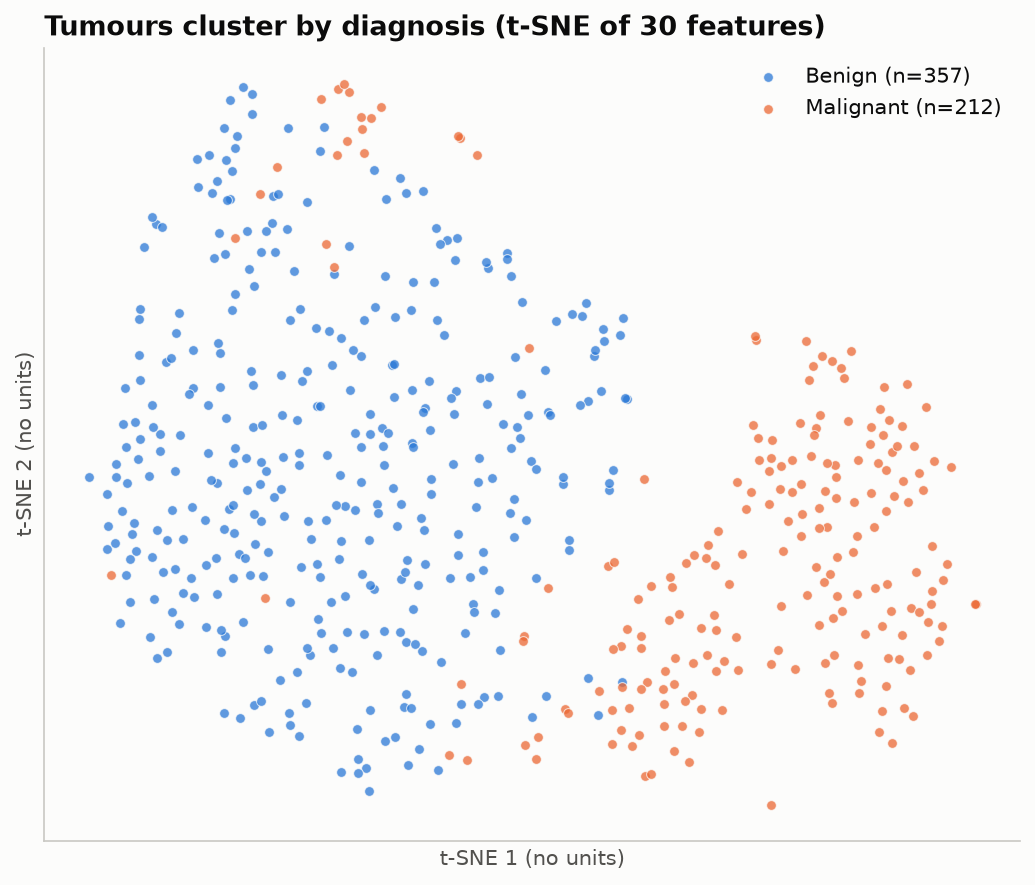

Source code (Python):
"""
t-SNE / UMAP Embedding  -  family: Correlation

DESIGN PURPOSE
A non-linear projection that places observations with similar profiles near
each other in 2-D. It shows local neighbourhoods, clusters and how well
labelled groups separate in high-dimensional data.

WHEN TO USE
  - Explore whether high-dimensional samples (patients, cells, documents) form
    clusters
  - Check whether known labels correspond to natural groupings in the features
  - Present single-cell, omics or embedding-model output

AVOID WHEN
  - You want to read distances or sizes between clusters (t-SNE does not
    preserve them)
  - The axes would be interpreted as variables (they have no meaning)
  - There are few variables, or a linear method such as PCA already shows the
    structure

ALTERNATIVES
  - PCA biplot (linear, interpretable axes)
  - UMAP (umap-learn package; faster, keeps more global structure)
  - Clustered heatmap

EXAMPLE
The real Breast Cancer Wisconsin (Diagnostic) dataset bundled with scikit-
learn (load_breast_cancer). It has 569 tumours, each with 30 cell-nucleus
measurements and a benign/malignant diagnosis.

Run:  python tsne_embedding.py
"""
import sys
from pathlib import Path

import numpy as np
import pandas as pd
import matplotlib.pyplot as plt

# Library style: categorical colors in fixed order, recessive axes, hairline grid.
PALETTE = ["#2a78d6", "#eb6834", "#1baf7a", "#eda100",
           "#e87ba4", "#008300", "#6250d6", "#e34948"]
SEQ_CMAP = "Blues"      # sequential: one hue, light -> dark
DIV_CMAP = "RdBu_r"     # diverging: two opposite hues, neutral midpoint
GRAY = "#b8b7b1"        # de-emphasised marks
plt.rcParams.update({
    "figure.figsize": (8, 4.8), "figure.dpi": 110, "figure.facecolor": "#fcfcfb",
    "axes.facecolor": "#fcfcfb", "axes.edgecolor": "#c9c8c3", "axes.linewidth": 0.8,
    "axes.spines.top": False, "axes.spines.right": False,
    "axes.grid": True, "grid.color": "#e6e5e1", "grid.linewidth": 0.6, "axes.axisbelow": True,
    "axes.prop_cycle": plt.cycler(color=PALETTE),
    "axes.titlesize": 13, "axes.titleweight": "bold", "axes.titlelocation": "left",
    "axes.labelcolor": "#52514e", "xtick.color": "#52514e", "ytick.color": "#52514e",
    "text.color": "#0b0b0b", "font.size": 10, "lines.linewidth": 2,
    "legend.frameon": False,
})

from sklearn.datasets import load_breast_cancer
from sklearn.manifold import TSNE
from sklearn.preprocessing import StandardScaler

# --- Example data ------------------------------------------------------------
bc = load_breast_cancer(as_frame=True)
Z = StandardScaler().fit_transform(bc.data)
emb = TSNE(n_components=2, perplexity=30, init="pca", random_state=0).fit_transform(Z)
df = pd.DataFrame(emb, columns=["dim1", "dim2"])
df["diagnosis"] = bc.target.map({0: "Malignant", 1: "Benign"})
df["diagnosis"].value_counts()

# --- Plot --------------------------------------------------------------------
fig, ax = plt.subplots(figsize=(7, 6))
for color, label in zip(PALETTE, ["Benign", "Malignant"]):
    g = df[df["diagnosis"] == label]
    ax.scatter(g["dim1"], g["dim2"], s=22, alpha=0.75, color=color,
               edgecolor="#fcfcfb", linewidth=0.5, label=f"{label} (n={len(g)})")
ax.set_xticks([])
ax.set_yticks([])
ax.grid(False)
ax.set_xlabel("t-SNE 1 (no units)")
ax.set_ylabel("t-SNE 2 (no units)")
ax.set_title("Tumours cluster by diagnosis (t-SNE of 30 features)")
ax.legend(loc="best")
fig.tight_layout()

# --- Save / show -------------------------------------------------------------
out = Path(__file__).with_name(Path(__file__).stem + ".png")
fig.savefig(out, dpi=150, bbox_inches="tight")
print(f"saved {out}")
if "--no-show" not in sys.argv:
    plt.show()
